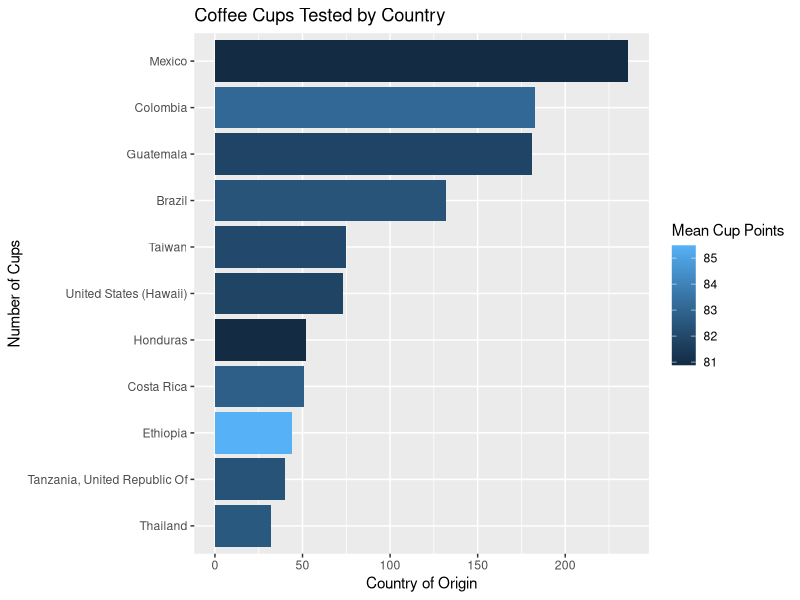
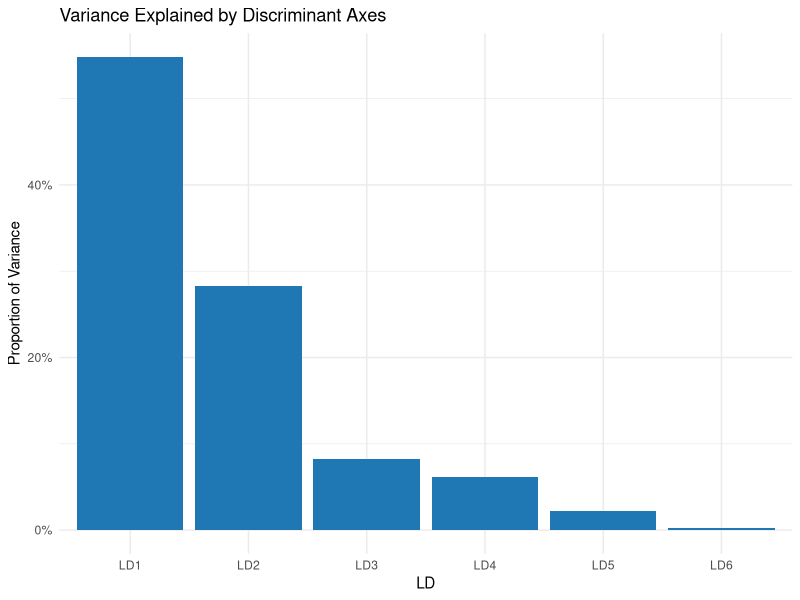
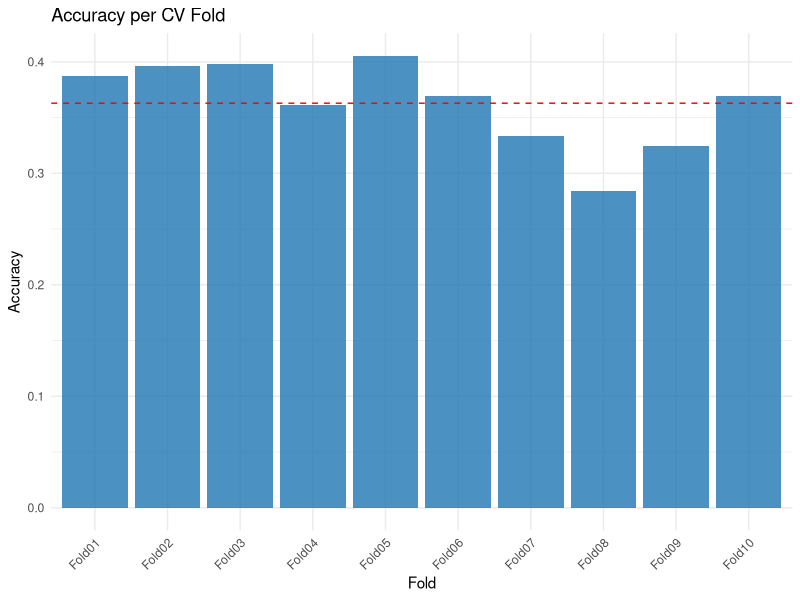
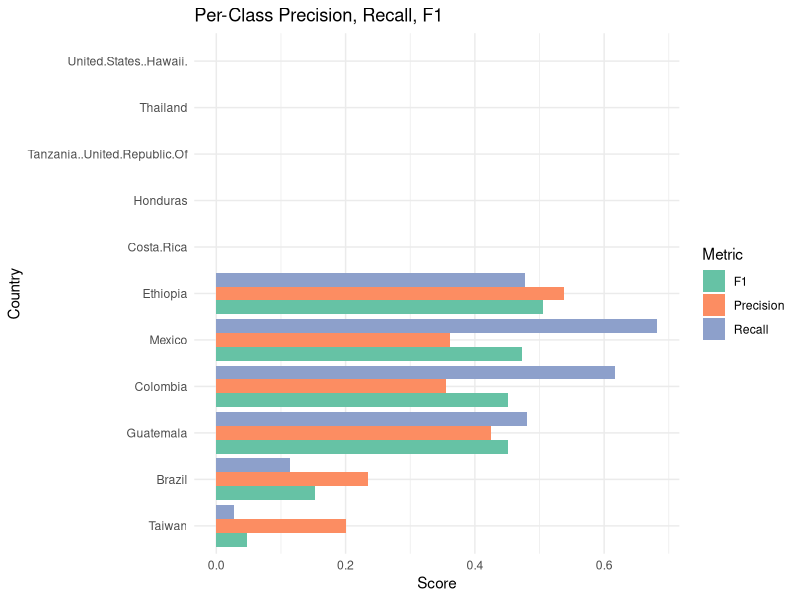
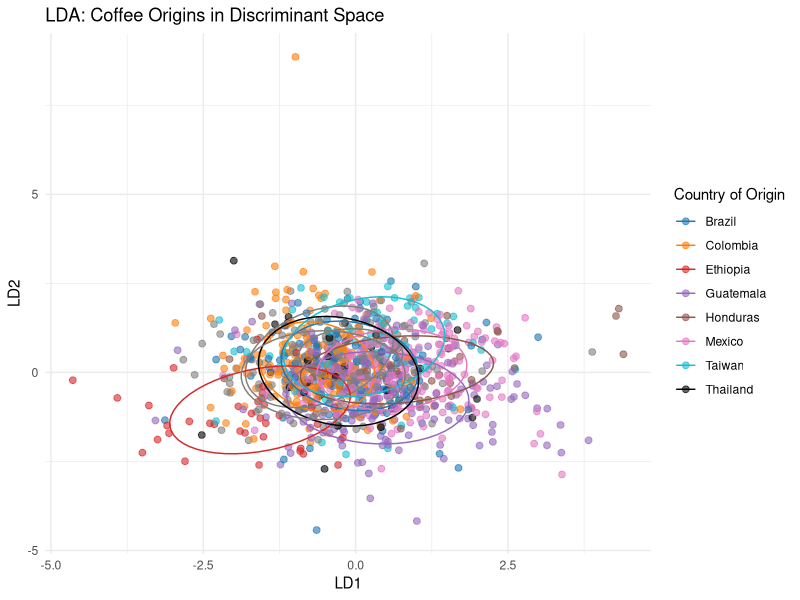
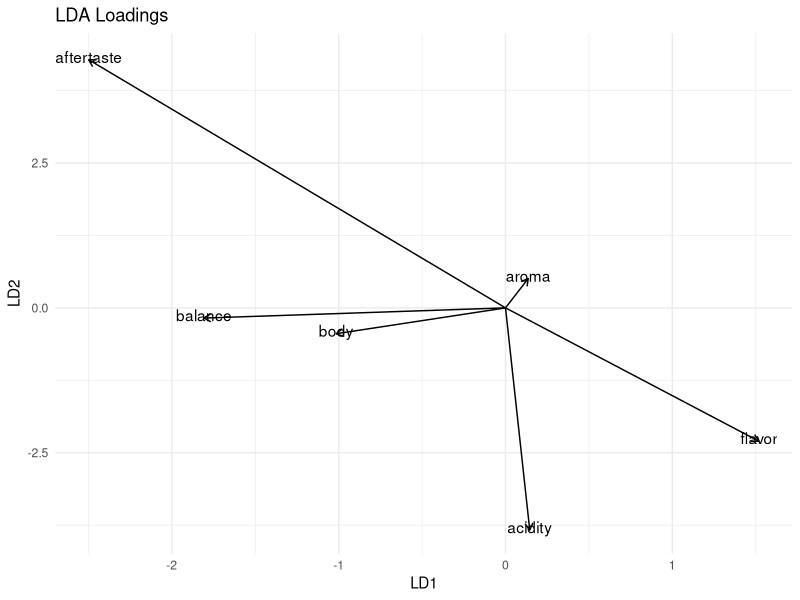
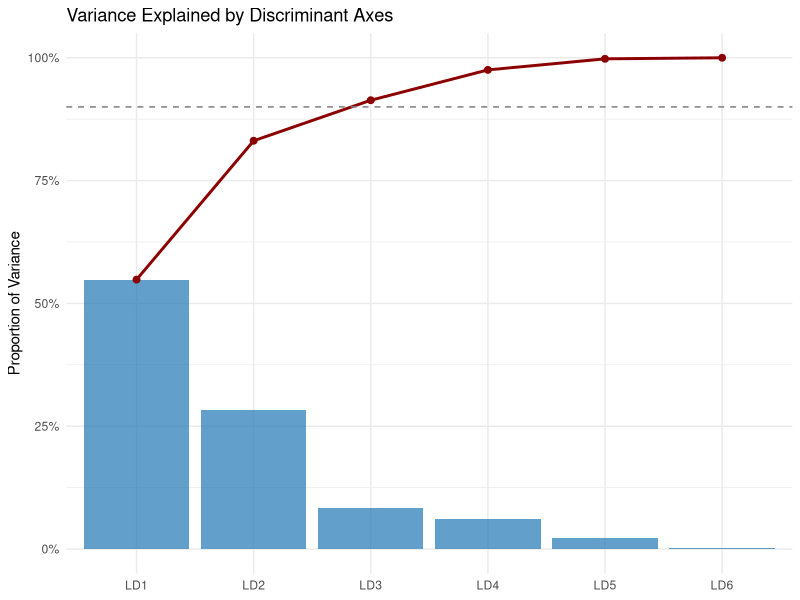
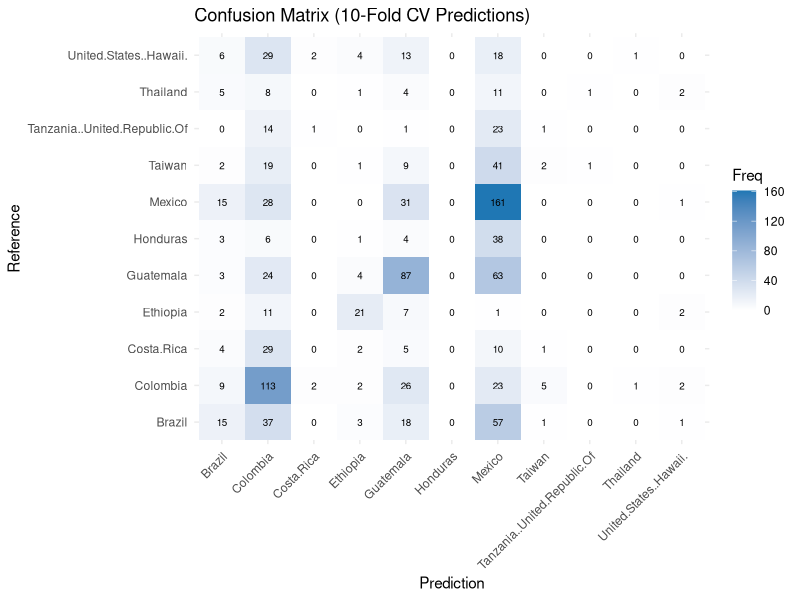

Write R code to recreate these figures, in order.
## ---- chunk 1
library(tidyverse)
library(MASS)
library(caret)
library(psych)
library(ggrepel)
library(MLmetrics)
coffee <- read_csv("../data/coffee_clean.csv", show_col_types = FALSE)
core <- c("aroma", "flavor", "aftertaste", "acidity", "body", "balance", "country_of_origin")
pred_core <- c("aroma", "flavor", "aftertaste", "acidity", "body", "balance")
visualizing <- c("aroma", "flavor", "aftertaste", "acidity", "body", "balance", "country_of_origin", "total_cup_points")

coffee_clean <- coffee %>%
  dplyr::select(all_of(core)) %>% 
  drop_na() %>% 
  mutate(country_of_origin = factor(country_of_origin))

coffee_visualizing <- coffee %>% 
  dplyr::select(all_of(visualizing)) %>% 
  drop_na() %>% 
  mutate(country_of_origin = factor(country_of_origin))
## ---- chunk 2
summary(coffee_clean)

head(coffee_clean)
## ---- chunk 3
coffee_counts <- coffee_visualizing %>% 
  group_by(country_of_origin) %>% 
  summarise(n = n(), mean_points = mean(total_cup_points, na.rm=TRUE))

ggplot(coffee_counts, aes(x = reorder(country_of_origin, n), y=n, fill=mean_points)) +
  geom_col() +
  coord_flip() +
  labs(
    title = "Coffee Cups Tested by Country",
    fill = "Mean Cup Points"
  ) +
  xlab("Number of Cups") +
  ylab("Country of Origin")
## ---- chunk 4
# Fit MANOVA
Y <- as.matrix(coffee_clean[, pred_core])
manova_fit <- manova(Y ~ country_of_origin, data = coffee_clean)

summary(manova_fit, test = "Pillai")

summary(manova_fit, test = "Wilks")

summary(manova_fit, test = "Hotelling-Lawley")

summary(manova_fit, test = "Roy")

summary.aov(manova_fit)
## ---- chunk 5
# Fit LDA
lda_fit <- lda(country_of_origin ~ ., data = coffee_clean)

lda_fit$svd^2 / sum(lda_fit$svd^2)

lda_pred <- predict(lda_fit)

lda_df <- data.frame(
  LD1 = lda_pred$x[, 1],
  LD2 = lda_pred$x[, 2],
  country = coffee_clean$country_of_origin
)

manual_colors <- c(
  "Brazil"                        = "#1f77b4",
  "Colombia"                      = "#ff7f0e",
  "Costa.Rica"                    = "#2ca02c",
  "Ethiopia"                      = "#d62728",
  "Guatemala"                     = "#9467bd",
  "Honduras"                      = "#8c564b",
  "Mexico"                        = "#e377c2",
  "Taiwan"                        = "#17becf",
  "Tanzania..United.Republic.Of"  = "#bcbd22",
  "Thailand"                      = "#000000",
  "United.States..Hawaii."        = "#ff9896"
)

coffee_lda_plot <- ggplot(lda_df, aes(x = LD1, y = LD2, color = country)) +
  geom_point(alpha = 0.6, size = 2) +
  stat_ellipse(level = 0.68) +
  labs(title = "LDA: Coffee Origins in Discriminant Space",
       x = "LD1", y = "LD2") +
  scale_color_manual(values = manual_colors, name = "Country of Origin") +
  theme_minimal()

ggsave(
  filename = "../figures/07_coffee_lda_plot.png",
  plot = coffee_lda_plot,
  width = 8,
  height = 5,
  dpi = 300)
## ---- chunk 6
# Loadings plot
loadings <- as.data.frame(lda_fit$scaling)
loadings$variable <- rownames(loadings)

lda_loadings <- ggplot(loadings, aes(x = LD1, y = LD2, label = variable)) +
  geom_segment(aes(x = 0, y = 0, xend = LD1, yend = LD2),
               arrow = arrow(length = unit(0.2, "cm"))) +
  geom_text(nudge_y = 0.05) +
  labs(title = "LDA Loadings") +
  theme_minimal()

ggsave(
  filename = "../figures/09_lda_loadings.png",
  plot = lda_loadings,
  width = 8,
  height = 5,
  dpi = 300)
## ---- chunk 7
# Variance explained plot

var_explained <- lda_fit$svd^2 / sum(lda_fit$svd^2)
ve_df <- data.frame(
  LD = paste0("LD", seq_along(var_explained)),
  variance = var_explained
)

ggplot(ve_df, aes(x = LD, y = variance)) +
  geom_col(fill = "#1f77b4") +
  scale_y_continuous(labels = scales::percent) +
  labs(title = "Variance Explained by Discriminant Axes",
       y = "Proportion of Variance") +
  theme_minimal()
## ---- chunk 8
ve_df$cumulative <- cumsum(var_explained)

lda_variance_explained <- ggplot(ve_df, aes(x = factor(LD, levels = LD))) +
  geom_col(aes(y = variance), fill = "#1f77b4", alpha = 0.7) +
  geom_line(aes(y = cumulative, group = 1), color = "darkred", linewidth = 1) +
  geom_point(aes(y = cumulative), color = "darkred", size = 2) +
  geom_hline(yintercept = 0.90, linetype = "dashed", color = "gray50") +
  scale_y_continuous(labels = scales::percent) +
  labs(title = "Variance Explained by Discriminant Axes",
       x = NULL, y = "Proportion of Variance") +
  theme_minimal()

ggsave(
  filename = "../figures/08_lda_variance_explained.png",
  plot = lda_variance_explained,
  width = 8,
  height = 5,
  dpi = 300)
## ---- chunk 9
coffee_clean <- coffee_clean %>%
  mutate(country_of_origin = factor(make.names(country_of_origin)))

set.seed(42)
ctrl <- trainControl(method = "cv", number = 10,
                     classProbs = TRUE,
                     summaryFunction = multiClassSummary,
                     savePredictions = TRUE)  # change "final" to TRUE

lda_caret <- train(country_of_origin ~ .,
                   data = coffee_clean,
                   method = "lda",
                   trControl = ctrl,
                   preProcess = c("center", "scale"))

true_levels <- levels(coffee_clean$country_of_origin)
preds <- factor(lda_caret$pred$pred, levels = true_levels)
obs   <- factor(lda_caret$pred$obs,  levels = true_levels)

cm <- confusionMatrix(preds, obs)
cm$byClass[, c("Precision", "Recall", "F1")] %>%
  colMeans(na.rm = TRUE)
## ---- chunk 10
print(lda_caret)
lda_caret$results
## ---- chunk 11
fold_results <- lda_caret$resample

ggplot(fold_results, aes(x = Resample, y = Accuracy)) +
  geom_col(fill = "#1f77b4", alpha = 0.8) +
  geom_hline(yintercept = mean(fold_results$Accuracy), 
             linetype = "dashed", color = "red") +
  labs(title = "Accuracy per CV Fold",
       x = "Fold", y = "Accuracy") +
  theme_minimal() +
  theme(axis.text.x = element_text(angle = 45, hjust = 1))
## ---- chunk 12
pr_df <- as.data.frame(cm$byClass[, c("Precision", "Recall", "F1")])
pr_df$country <- gsub("Class: ", "", rownames(pr_df))

pr_long <- tidyr::pivot_longer(pr_df, cols = c(Precision, Recall, F1),
                                names_to = "Metric", values_to = "Value")

ggplot(pr_long, aes(x = reorder(country, Value), y = Value, fill = Metric)) +
  geom_col(position = "dodge") +
  coord_flip() +
  scale_fill_brewer(palette = "Set2") +
  labs(title = "Per-Class Precision, Recall, F1",
       x = "Country", y = "Score") +
  theme_minimal()
## ---- chunk 13
cm_df <- as.data.frame(cm$table)

confusion_matrix <- ggplot(cm_df, aes(x = Prediction, y = Reference, fill = Freq)) +
  geom_tile() +
  geom_text(aes(label = Freq), size = 2.5) +
  scale_fill_gradient(low = "white", high = "#1f77b4") +
  labs(title = "Confusion Matrix (10-Fold CV Predictions)") +
  theme_minimal() +
  theme(axis.text.x = element_text(angle = 45, hjust = 1))


ggsave(
  filename = "../figures/010_confusion_matrix.png",
  plot = confusion_matrix,
  width = 8,
  height = 5,
  dpi = 300)
